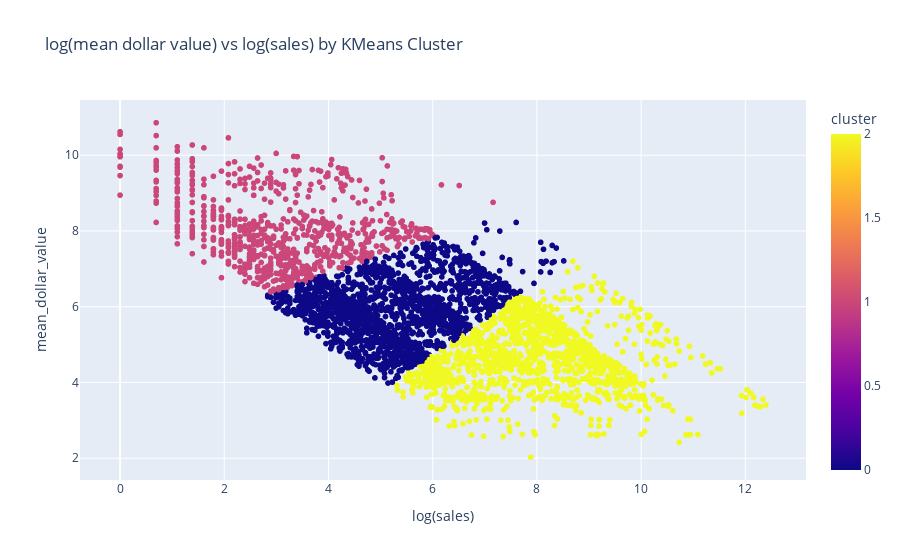

The cell this chart's notebook holds for it:
### Code cell
from sklearn.cluster import KMeans
from sklearn.preprocessing import StandardScaler
from sklearn.pipeline import Pipeline
import seaborn as sns
import matplotlib.pyplot as plt
import plotly.express as px

y = 'mean_dollar_value'
df = agg_df.toPandas()
df = df.fillna(0)
df['record_count'] = np.log(df['record_count'])
# df['dollar_value_median'] = np.log(df['dollar_value_median'])
# df['expected_revenue_median'] = np.log(df['expected_revenue_median'])
df[y] = np.log(df[y])
pipeline = Pipeline([
    ('scaler', StandardScaler()),
    ('kmeans', KMeans(n_clusters=3, random_state=0))
])

df['cluster'] = pipeline.fit_predict(df[[
    'record_count', 
    # 'merchant_fraud_probability', 
    y
]])

fig = px.scatter(
    df, 
    x='record_count', 
    y=y, 
    color='cluster', 
    title='log(mean dollar value) vs log(sales) by KMeans Cluster', 
    labels={
        'record_count': 'log(sales)',
        'expected_revenue_median': 'log(mean dollar value)'
    },
    hover_data=['merchant_abn']
)

fig.show()

### Figure 1 — Plotly figure (JSON) as saved in the notebook; plotly's stock layout.template omitted (floating-point values rounded to 4 significant figures; data arrays with more than 128 entries replaced by an {"elided": "..."} marker saying what was removed)
{"data": [{"customdata": {"elided": "4026x1 str values"}, "hovertemplate": "log(sales)=%{x}<br>mean_dollar_value=%{y}<br>merchant_abn=%{customdata[0]}<br>cluster=%{marker.color}<extra></extra>", "legendgroup": "", "marker": {"color": {"elided": "4026 int values"}, "coloraxis": "coloraxis", "symbol": "circle"}, "mode": "markers", "name": "", "showlegend": false, "type": "scattergl", "x": {"elided": "4026 float values"}, "xaxis": "x", "y": {"elided": "4026 float values"}, "yaxis": "y"}], "layout": {"coloraxis": {"colorbar": {"title": {"text": "cluster"}}, "colorscale": [[0, "#0d0887"], [0.1111, "#46039f"], [0.2222, "#7201a8"], [0.3333, "#9c179e"], [0.4444, "#bd3786"], [0.5556, "#d8576b"], [0.6667, "#ed7953"], [0.7778, "#fb9f3a"], [0.8889, "#fdca26"], [1, "#f0f921"]]}, "legend": {"tracegroupgap": 0}, "title": {"text": "log(mean dollar value) vs log(sales) by KMeans Cluster"}, "xaxis": {"anchor": "y", "domain": [0, 1], "title": {"text": "log(sales)"}}, "yaxis": {"anchor": "x", "domain": [0, 1], "title": {"text": "mean_dollar_value"}}}}
